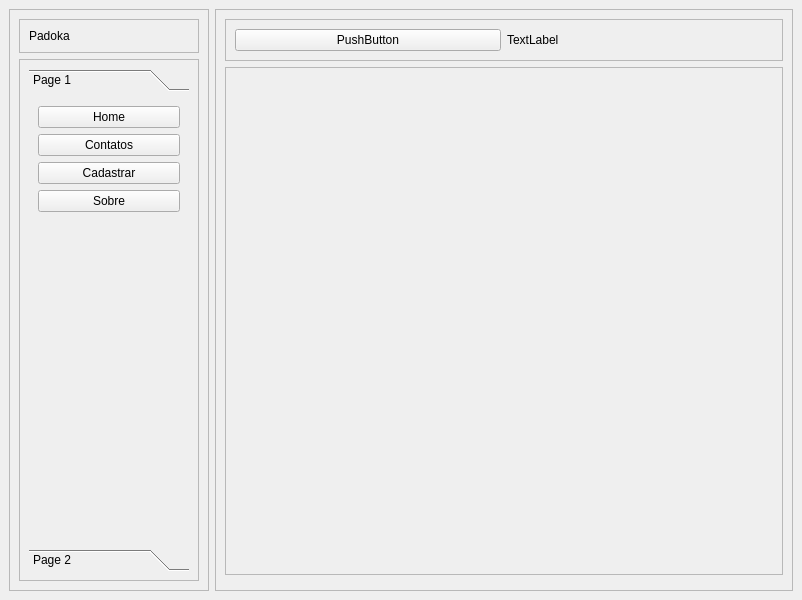
<?xml version="1.0" encoding="UTF-8"?>
<ui version="4.0">
 <class>MainWindow</class>
 <widget class="QMainWindow" name="MainWindow">
  <property name="geometry">
   <rect>
    <x>0</x>
    <y>0</y>
    <width>802</width>
    <height>600</height>
   </rect>
  </property>
  <property name="windowTitle">
   <string>MainWindow</string>
  </property>
  <widget class="QWidget" name="centralwidget">
   <layout class="QGridLayout" name="gridLayout">
    <item row="0" column="0">
     <widget class="QFrame" name="left_container">
      <property name="maximumSize">
       <size>
        <width>200</width>
        <height>16777215</height>
       </size>
      </property>
      <property name="frameShape">
       <enum>QFrame::Shape::StyledPanel</enum>
      </property>
      <property name="frameShadow">
       <enum>QFrame::Shadow::Raised</enum>
      </property>
      <layout class="QVBoxLayout" name="verticalLayout_2">
       <item>
        <widget class="QFrame" name="frame">
         <property name="frameShape">
          <enum>QFrame::Shape::StyledPanel</enum>
         </property>
         <property name="frameShadow">
          <enum>QFrame::Shadow::Raised</enum>
         </property>
         <layout class="QVBoxLayout" name="verticalLayout_3">
          <item>
           <widget class="QLabel" name="label_3">
            <property name="text">
             <string>Padoka</string>
            </property>
           </widget>
          </item>
         </layout>
        </widget>
       </item>
       <item>
        <widget class="QFrame" name="frame_2">
         <property name="frameShape">
          <enum>QFrame::Shape::StyledPanel</enum>
         </property>
         <property name="frameShadow">
          <enum>QFrame::Shadow::Raised</enum>
         </property>
         <layout class="QHBoxLayout" name="horizontalLayout_3">
          <item>
           <widget class="QToolBox" name="toolBox">
            <property name="currentIndex">
             <number>0</number>
            </property>
            <widget class="QWidget" name="page">
             <property name="geometry">
              <rect>
               <x>0</x>
               <y>0</y>
               <width>160</width>
               <height>443</height>
              </rect>
             </property>
             <attribute name="label">
              <string>Page 1</string>
             </attribute>
             <layout class="QVBoxLayout" name="verticalLayout_4">
              <item>
               <widget class="QPushButton" name="pushButton">
                <property name="text">
                 <string>Home</string>
                </property>
               </widget>
              </item>
              <item>
               <widget class="QPushButton" name="pushButton_3">
                <property name="text">
                 <string>Contatos</string>
                </property>
               </widget>
              </item>
              <item>
               <widget class="QPushButton" name="pushButton_2">
                <property name="text">
                 <string>Cadastrar</string>
                </property>
               </widget>
              </item>
              <item>
               <widget class="QPushButton" name="pushButton_4">
                <property name="text">
                 <string>Sobre</string>
                </property>
               </widget>
              </item>
              <item>
               <spacer name="verticalSpacer">
                <property name="orientation">
                 <enum>Qt::Orientation::Vertical</enum>
                </property>
                <property name="sizeHint" stdset="0">
                 <size>
                  <width>20</width>
                  <height>40</height>
                 </size>
                </property>
               </spacer>
              </item>
             </layout>
            </widget>
            <widget class="QWidget" name="page_2">
             <property name="geometry">
              <rect>
               <x>0</x>
               <y>0</y>
               <width>98</width>
               <height>28</height>
              </rect>
             </property>
             <attribute name="label">
              <string>Page 2</string>
             </attribute>
            </widget>
           </widget>
          </item>
         </layout>
        </widget>
       </item>
      </layout>
     </widget>
    </item>
    <item row="0" column="1">
     <widget class="QFrame" name="main_container">
      <property name="frameShape">
       <enum>QFrame::Shape::StyledPanel</enum>
      </property>
      <property name="frameShadow">
       <enum>QFrame::Shadow::Raised</enum>
      </property>
      <layout class="QVBoxLayout" name="verticalLayout">
       <item>
        <widget class="QFrame" name="header_frame">
         <property name="frameShape">
          <enum>QFrame::Shape::StyledPanel</enum>
         </property>
         <property name="frameShadow">
          <enum>QFrame::Shadow::Raised</enum>
         </property>
         <layout class="QHBoxLayout" name="horizontalLayout_2">
          <item>
           <widget class="QPushButton" name="btnAlternar">
            <property name="text">
             <string>PushButton</string>
            </property>
           </widget>
          </item>
          <item>
           <widget class="QLabel" name="label">
            <property name="text">
             <string>TextLabel</string>
            </property>
           </widget>
          </item>
         </layout>
        </widget>
       </item>
       <item>
        <widget class="QFrame" name="main_frame">
         <property name="sizePolicy">
          <sizepolicy hsizetype="Preferred" vsizetype="Expanding">
           <horstretch>0</horstretch>
           <verstretch>0</verstretch>
          </sizepolicy>
         </property>
         <property name="frameShape">
          <enum>QFrame::Shape::StyledPanel</enum>
         </property>
         <property name="frameShadow">
          <enum>QFrame::Shadow::Raised</enum>
         </property>
         <layout class="QVBoxLayout" name="verticalLayout_5">
          <item>
           <widget class="QStackedWidget" name="Pages">
            <widget class="QWidget" name="pg_home">
             <widget class="QLabel" name="logo">
              <property name="geometry">
               <rect>
                <x>20</x>
                <y>10</y>
                <width>221</width>
                <height>201</height>
               </rect>
              </property>
              <property name="text">
               <string>&lt;html&gt;&lt;head/&gt;&lt;body&gt;&lt;p&gt;&lt;img src=&quot;:/myRecursos/logo_sysdev_240px.png&quot;/&gt;&lt;/p&gt;&lt;/body&gt;&lt;/html&gt;</string>
              </property>
             </widget>
            </widget>
            <widget class="QWidget" name="pg_cadastrar">
             <layout class="QVBoxLayout" name="verticalLayout_6">
              <item>
               <widget class="QTabWidget" name="tabWidget">
                <property name="currentIndex">
                 <number>1</number>
                </property>
                <widget class="QWidget" name="tab">
                 <attribute name="title">
                  <string>Cadastro</string>
                 </attribute>
                 <layout class="QGridLayout" name="gridLayout_3">
                  <item row="0" column="1">
                   <widget class="QFrame" name="frame_4">
                    <property name="frameShape">
                     <enum>QFrame::Shape::StyledPanel</enum>
                    </property>
                    <property name="frameShadow">
                     <enum>QFrame::Shadow::Raised</enum>
                    </property>
                    <layout class="QGridLayout" name="gridLayout_2">
                     <item row="5" column="1" colspan="2">
                      <widget class="QLineEdit" name="lineEdit_8"/>
                     </item>
                     <item row="6" column="1" colspan="3">
                      <widget class="QLineEdit" name="lineEdit_11"/>
                     </item>
                     <item row="1" column="0">
                      <widget class="QLineEdit" name="lineEdit">
                       <property name="placeholderText">
                        <string>CNPJ</string>
                       </property>
                      </widget>
                     </item>
                     <item row="6" column="0">
                      <widget class="QLineEdit" name="lineEdit_10"/>
                     </item>
                     <item row="4" column="3">
                      <widget class="QLineEdit" name="lineEdit_6"/>
                     </item>
                     <item row="4" column="0">
                      <widget class="QLineEdit" name="lineEdit_4"/>
                     </item>
                     <item row="4" column="1" colspan="2">
                      <widget class="QLineEdit" name="lineEdit_5"/>
                     </item>
                     <item row="2" column="0" colspan="4">
                      <widget class="QLineEdit" name="lineEdit_3">
                       <property name="placeholderText">
                        <string>Logradouro</string>
                       </property>
                      </widget>
                     </item>
                     <item row="5" column="3">
                      <widget class="QLineEdit" name="lineEdit_9"/>
                     </item>
                     <item row="5" column="0">
                      <widget class="QLineEdit" name="lineEdit_7"/>
                     </item>
                     <item row="1" column="1" colspan="3">
                      <widget class="QLineEdit" name="lineEdit_2">
                       <property name="placeholderText">
                        <string>Nome Empresarial</string>
                       </property>
                      </widget>
                     </item>
                     <item row="0" column="1">
                      <widget class="QLabel" name="label_5">
                       <property name="font">
                        <font>
                         <pointsize>22</pointsize>
                        </font>
                       </property>
                       <property name="text">
                        <string>EMPRESAS</string>
                       </property>
                      </widget>
                     </item>
                    </layout>
                   </widget>
                  </item>
                 </layout>
                </widget>
                <widget class="QWidget" name="tab_2">
                 <attribute name="title">
                  <string>Empresas</string>
                 </attribute>
                 <widget class="QLabel" name="label_4">
                  <property name="geometry">
                   <rect>
                    <x>0</x>
                    <y>0</y>
                    <width>511</width>
                    <height>61</height>
                   </rect>
                  </property>
                  <property name="font">
                   <font>
                    <family>Noto Serif Thai</family>
                    <pointsize>22</pointsize>
                    <bold>true</bold>
                   </font>
                  </property>
                  <property name="text">
                   <string>EMPRESAS</string>
                  </property>
                  <property name="alignment">
                   <set>Qt::AlignmentFlag::AlignCenter</set>
                  </property>
                 </widget>
                 <widget class="QWidget" name="layoutWidget">
                  <property name="geometry">
                   <rect>
                    <x>20</x>
                    <y>70</y>
                    <width>481</width>
                    <height>351</height>
                   </rect>
                  </property>
                  <layout class="QHBoxLayout" name="horizontalLayout_4">
                   <item>
                    <widget class="QTableWidget" name="tableWidget">
                     <column>
                      <property name="text">
                       <string>Nova coluna</string>
                      </property>
                     </column>
                     <column>
                      <property name="text">
                       <string>Logradouro</string>
                      </property>
                     </column>
                     <column>
                      <property name="text">
                       <string>Número</string>
                      </property>
                     </column>
                     <column>
                      <property name="text">
                       <string>Bairro </string>
                      </property>
                     </column>
                     <column>
                      <property name="text">
                       <string>município</string>
                      </property>
                     </column>
                     <column>
                      <property name="text">
                       <string>Telefone</string>
                      </property>
                     </column>
                     <column>
                      <property name="text">
                       <string>E_mail</string>
                      </property>
                     </column>
                    </widget>
                   </item>
                   <item>
                    <widget class="QFrame" name="frame_3">
                     <property name="frameShape">
                      <enum>QFrame::Shape::StyledPanel</enum>
                     </property>
                     <property name="frameShadow">
                      <enum>QFrame::Shadow::Raised</enum>
                     </property>
                     <layout class="QVBoxLayout" name="verticalLayout_7">
                      <item>
                       <widget class="QPushButton" name="pushButton_5">
                        <property name="text">
                         <string>Gerar Excel</string>
                        </property>
                       </widget>
                      </item>
                      <item>
                       <widget class="QPushButton" name="pushButton_6">
                        <property name="text">
                         <string>Alterar</string>
                        </property>
                       </widget>
                      </item>
                      <item>
                       <widget class="QPushButton" name="pushButton_7">
                        <property name="text">
                         <string>Exclur</string>
                        </property>
                       </widget>
                      </item>
                      <item>
                       <spacer name="verticalSpacer_2">
                        <property name="orientation">
                         <enum>Qt::Orientation::Vertical</enum>
                        </property>
                        <property name="sizeHint" stdset="0">
                         <size>
                          <width>20</width>
                          <height>40</height>
                         </size>
                        </property>
                       </spacer>
                      </item>
                     </layout>
                    </widget>
                   </item>
                  </layout>
                 </widget>
                </widget>
               </widget>
              </item>
             </layout>
            </widget>
            <widget class="QWidget" name="pg_contatos"/>
            <widget class="QWidget" name="pg_sobre"/>
           </widget>
          </item>
         </layout>
        </widget>
       </item>
       <item>
        <widget class="QFrame" name="foot_frame">
         <property name="frameShape">
          <enum>QFrame::Shape::StyledPanel</enum>
         </property>
         <property name="frameShadow">
          <enum>QFrame::Shadow::Raised</enum>
         </property>
         <widget class="QLabel" name="label_2">
          <property name="geometry">
           <rect>
            <x>50</x>
            <y>70</y>
            <width>58</width>
            <height>15</height>
           </rect>
          </property>
          <property name="text">
           <string>Padoka</string>
          </property>
         </widget>
        </widget>
       </item>
      </layout>
      <zorder>header_frame</zorder>
      <zorder>foot_frame</zorder>
      <zorder>main_frame</zorder>
     </widget>
    </item>
   </layout>
  </widget>
 </widget>
 <resources>
  <include location="myRecursos.qrc"/>
 </resources>
 <connections/>
</ui>
